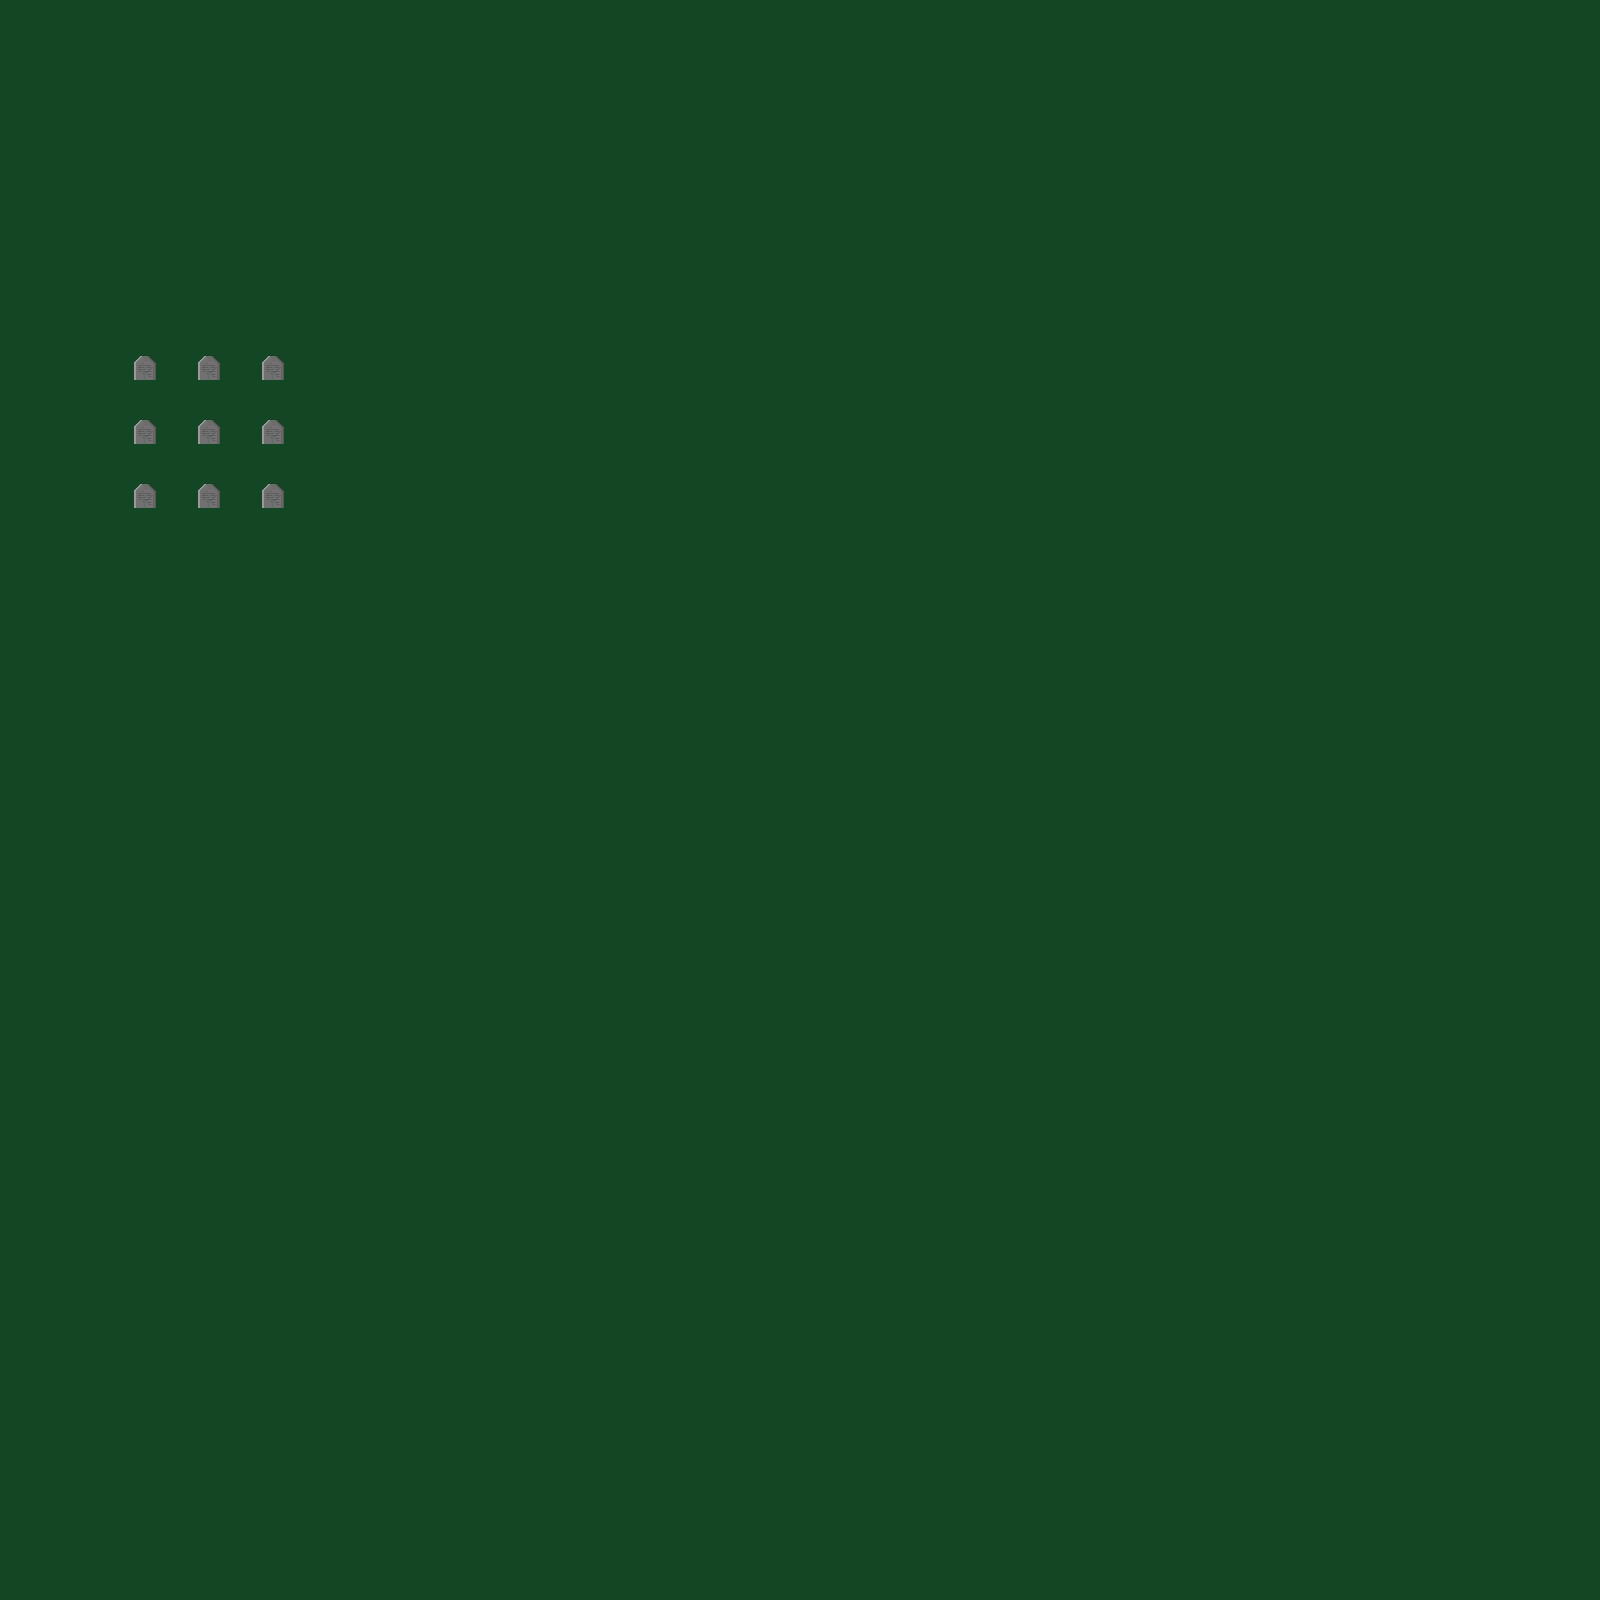

A 2D game scene composited from a Tiled map and its tileset images. What follows is a short description and the map's XML, with each tile layer's data collapsed to a summary:
An orthogonal 50x50 tile map with 32x32 px tiles, 2 tile layers (Background, Objects).

<map version="1.2" tiledversion="1.3.1" orientation="orthogonal" renderorder="right-down" compressionlevel="0" width="50" height="50" tilewidth="32" tileheight="32" infinite="0" nextlayerid="3" nextobjectid="1">
 <editorsettings>
  <chunksize width="50" height="50" />
 </editorsettings>
 <properties>
  <property name="ObjectLayerID" type="int" value="2" />
 </properties>
 <tileset firstgid="1" name="voland_spritesheet_new" tilewidth="32" tileheight="32" tilecount="12" columns="6">
  <image source="../pyxel/voland_spritesheet_new.png" width="192" height="64" />
 </tileset>
 <layer id="1" name="Background" width="50" height="50">
  <data>[2500 cells, 2500 non-empty, 1 distinct tile ids]</data>
 </layer>
 <layer id="2" name="Objects" width="50" height="50">
  <data>[2500 cells, 9 non-empty, 1 distinct tile ids]</data>
 </layer>
</map>
